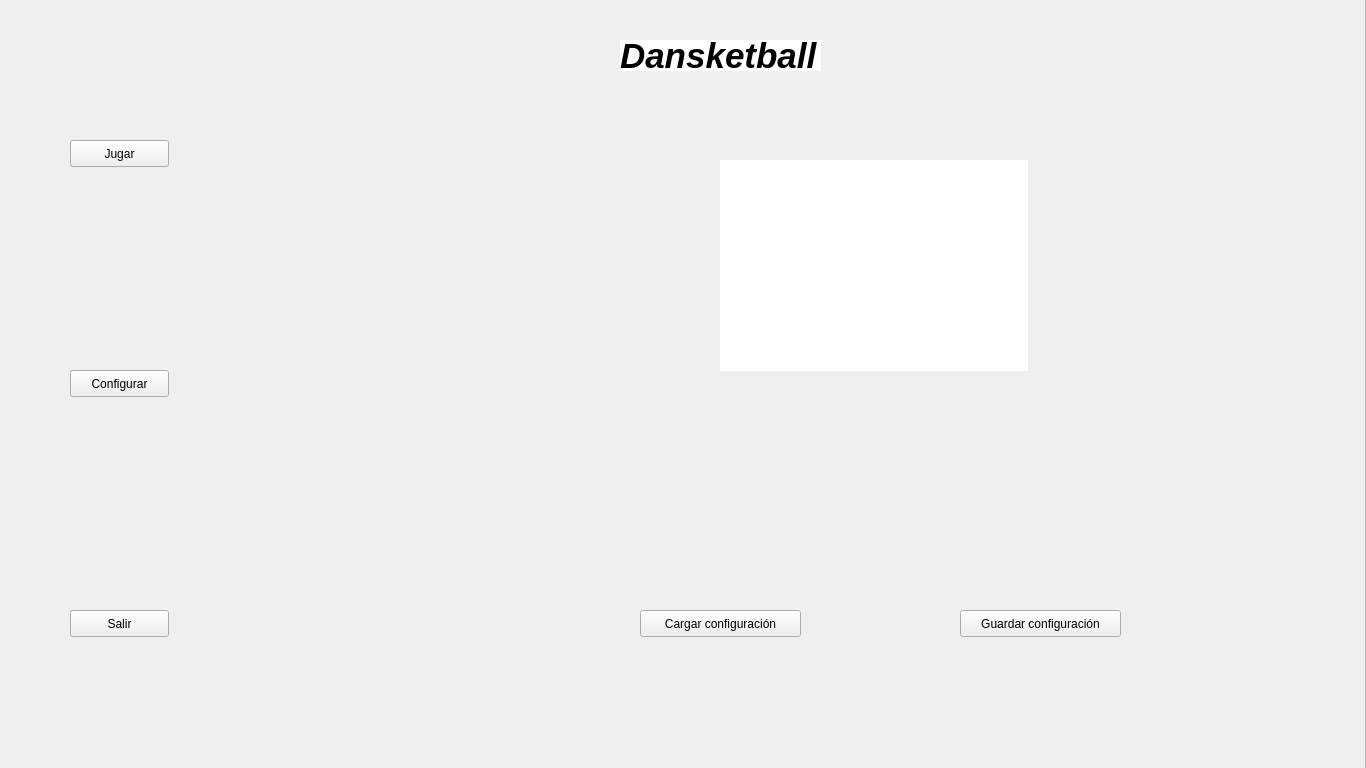
<?xml version="1.0" encoding="UTF-8"?>
<ui version="4.0">
 <class>Form</class>
 <widget class="QWidget" name="Form">
  <property name="geometry">
   <rect>
    <x>0</x>
    <y>0</y>
    <width>1366</width>
    <height>768</height>
   </rect>
  </property>
  <property name="windowTitle">
   <string>Form</string>
  </property>
  <property name="windowOpacity">
   <double>1.000000000000000</double>
  </property>
  <property name="toolTip">
   <string>&lt;html&gt;&lt;head/&gt;&lt;body&gt;&lt;p&gt;&lt;br/&gt;&lt;/p&gt;&lt;/body&gt;&lt;/html&gt;</string>
  </property>
  <property name="autoFillBackground">
   <bool>true</bool>
  </property>
  <property name="styleSheet">
   <string notr="true"/>
  </property>
  <widget class="QLabel" name="label">
   <property name="geometry">
    <rect>
     <x>620</x>
     <y>40</y>
     <width>201</width>
     <height>31</height>
    </rect>
   </property>
   <property name="font">
    <font>
     <family>Ubuntu</family>
     <pointsize>26</pointsize>
     <weight>75</weight>
     <italic>true</italic>
     <bold>true</bold>
    </font>
   </property>
   <property name="autoFillBackground">
    <bool>false</bool>
   </property>
   <property name="styleSheet">
    <string notr="true">background-color: rgba(255, 255, 255, 255);
</string>
   </property>
   <property name="frameShape">
    <enum>QFrame::NoFrame</enum>
   </property>
   <property name="frameShadow">
    <enum>QFrame::Raised</enum>
   </property>
   <property name="text">
    <string>Dansketball</string>
   </property>
   <property name="scaledContents">
    <bool>false</bool>
   </property>
   <property name="openExternalLinks">
    <bool>false</bool>
   </property>
  </widget>
  <widget class="QPushButton" name="pushButton_3">
   <property name="geometry">
    <rect>
     <x>960</x>
     <y>610</y>
     <width>161</width>
     <height>27</height>
    </rect>
   </property>
   <property name="styleSheet">
    <string notr="true">font: 52 italic 11pt &quot;Ubuntu&quot;;</string>
   </property>
   <property name="text">
    <string>Guardar configuración</string>
   </property>
   <property name="flat">
    <bool>false</bool>
   </property>
  </widget>
  <widget class="QPushButton" name="pushButton_4">
   <property name="geometry">
    <rect>
     <x>640</x>
     <y>610</y>
     <width>161</width>
     <height>27</height>
    </rect>
   </property>
   <property name="styleSheet">
    <string notr="true">font: 52 italic 11pt &quot;Ubuntu&quot;;</string>
   </property>
   <property name="text">
    <string>Cargar configuración</string>
   </property>
   <property name="flat">
    <bool>false</bool>
   </property>
  </widget>
  <widget class="QScrollArea" name="scrollArea">
   <property name="geometry">
    <rect>
     <x>-2</x>
     <y>-2</y>
     <width>1368</width>
     <height>773</height>
    </rect>
   </property>
   <property name="autoFillBackground">
    <bool>false</bool>
   </property>
   <property name="styleSheet">
    <string notr="true"/>
   </property>
   <property name="widgetResizable">
    <bool>true</bool>
   </property>
   <widget class="QWidget" name="scrollAreaWidgetContents">
    <property name="geometry">
     <rect>
      <x>0</x>
      <y>0</y>
      <width>1366</width>
      <height>771</height>
     </rect>
    </property>
   </widget>
  </widget>
  <widget class="QPushButton" name="pushButton_2">
   <property name="geometry">
    <rect>
     <x>70</x>
     <y>370</y>
     <width>99</width>
     <height>27</height>
    </rect>
   </property>
   <property name="styleSheet">
    <string notr="true">font: 52 italic 11pt &quot;Ubuntu&quot;;</string>
   </property>
   <property name="text">
    <string>Configurar</string>
   </property>
   <property name="flat">
    <bool>false</bool>
   </property>
  </widget>
  <widget class="QPushButton" name="pushButton_5">
   <property name="geometry">
    <rect>
     <x>70</x>
     <y>610</y>
     <width>99</width>
     <height>27</height>
    </rect>
   </property>
   <property name="styleSheet">
    <string notr="true">font: 52 italic 11pt &quot;Ubuntu&quot;;</string>
   </property>
   <property name="text">
    <string>Salir</string>
   </property>
   <property name="flat">
    <bool>false</bool>
   </property>
  </widget>
  <widget class="QPushButton" name="pushButton">
   <property name="geometry">
    <rect>
     <x>70</x>
     <y>140</y>
     <width>99</width>
     <height>27</height>
    </rect>
   </property>
   <property name="sizePolicy">
    <sizepolicy hsizetype="Minimum" vsizetype="Fixed">
     <horstretch>0</horstretch>
     <verstretch>0</verstretch>
    </sizepolicy>
   </property>
   <property name="minimumSize">
    <size>
     <width>0</width>
     <height>0</height>
    </size>
   </property>
   <property name="autoFillBackground">
    <bool>false</bool>
   </property>
   <property name="styleSheet">
    <string notr="true">font: 52 italic 11pt &quot;Ubuntu&quot;;</string>
   </property>
   <property name="text">
    <string>Jugar</string>
   </property>
   <property name="iconSize">
    <size>
     <width>45</width>
     <height>45</height>
    </size>
   </property>
   <property name="flat">
    <bool>false</bool>
   </property>
  </widget>
  <widget class="QLabel" name="label_2">
   <property name="geometry">
    <rect>
     <x>720</x>
     <y>160</y>
     <width>308</width>
     <height>211</height>
    </rect>
   </property>
   <property name="font">
    <font>
     <pointsize>24</pointsize>
     <weight>75</weight>
     <bold>true</bold>
    </font>
   </property>
   <property name="autoFillBackground">
    <bool>false</bool>
   </property>
   <property name="styleSheet">
    <string notr="true">background-color: rgba(255, 255, 255, 255);</string>
   </property>
   <property name="text">
    <string/>
   </property>
   <property name="textFormat">
    <enum>Qt::PlainText</enum>
   </property>
   <property name="scaledContents">
    <bool>false</bool>
   </property>
  </widget>
  <zorder>scrollArea</zorder>
  <zorder>pushButton_4</zorder>
  <zorder>pushButton_3</zorder>
  <zorder>label</zorder>
  <zorder>pushButton_2</zorder>
  <zorder>pushButton_5</zorder>
  <zorder>pushButton</zorder>
  <zorder>label_2</zorder>
 </widget>
 <resources/>
 <connections/>
</ui>
